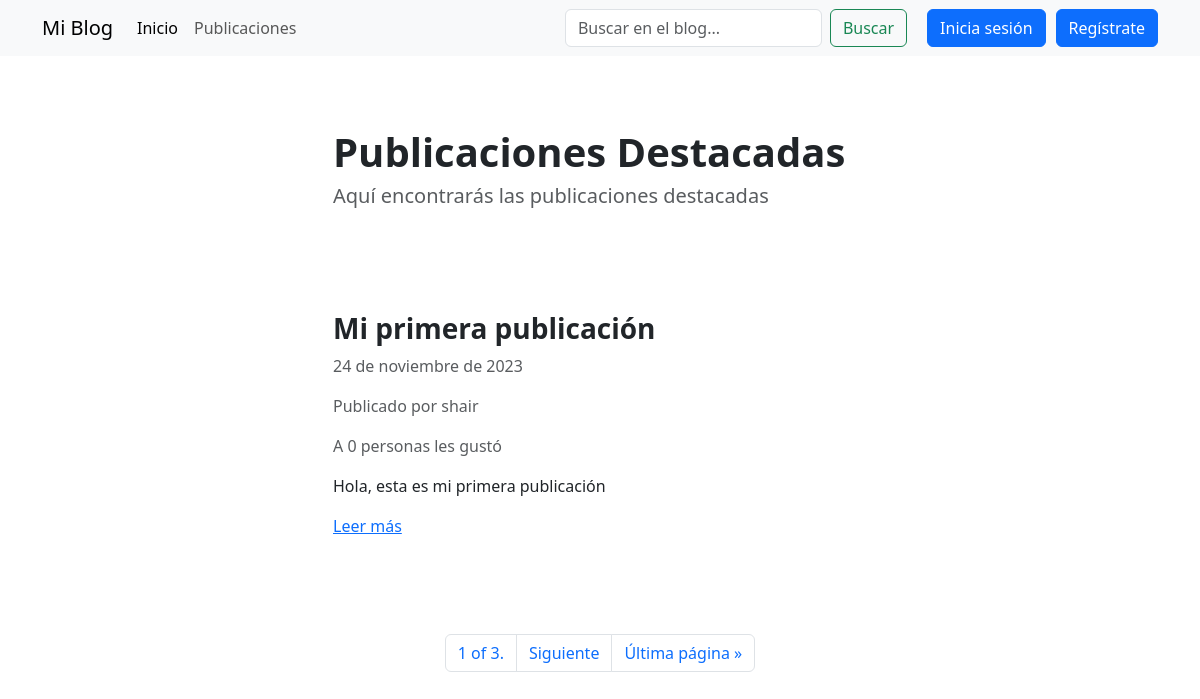
The page /featured/ on the database as committed earlier.
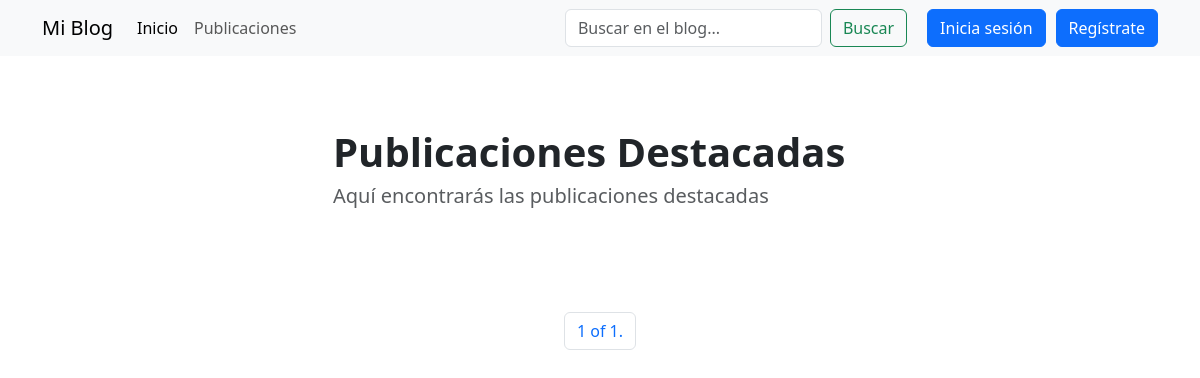
The same page on the database as committed later.
### blog/models.py (models this page shows)
class Post(models.Model):
    title = models.CharField(max_length=255)
    content = HTMLField()
    date = models.DateField(auto_now_add=True)
    author = models.ForeignKey(User, on_delete=models.CASCADE)
    featured = models.BooleanField(default=False)
    likes = models.ManyToManyField(User, related_name='likes', blank=True)

### blog/views.py (the view)
# urls.py: path('featured/', Featured.as_view(), name='featured'),
class Featured(ListView):
    model = Post
    queryset = Post.objects.filter(featured=True).order_by('-date')
    template_name = 'blog/featured.html'
    paginate_by = 1

### blog/templates/blog/featured.html (shortened to what this page needs)
{% extends 'blog/base.html' %} {% block content %}
<div class="row">
  <div class="col-md-6 col-12 mx-md-auto mx-3 mt-5 mb-5">
    <h1 class="fw-bolder">Publicaciones Destacadas</h1>
    <h5 class="text-muted">Aquí encontrarás las publicaciones destacadas</h5>
  </div>
</div>
{% for object in object_list %}
<div class="row">
  <div class="col-md-6 col-11 mx-md-auto mx-3 my-5">
    <h3 class="fw-bold">{{ object.title }}</h3>
    <p class="text-muted">{{ object.date }}</p>
    <p class="text-muted">Publicado por {{ object.author.username }}</p>
    {% if object.likes.count == 1 %}
    <p class="text-muted">A {{ object.likes.count }} persona le gustó</p>
    {% else %}
    <p class="text-muted">A {{ object.likes.count }} personas les gustó</p>
    {% endif %}
    <div class="my-3">{{ object.content|truncatewords_html:50|safe }}</div>
    <a href="{% url 'detail_post' object.id %}">Leer más</a>
  </div>
</div>
{% endfor %}
<nav>
  <ul class="pagination">
    <div class="mx-auto d-flex flex-row mt-5">
      <li class="page-item">
        <a class="page-link" href="#"
          >{{ page_obj.number }} of {{ page_obj.paginator.num_pages }}.</a
        >
      </li>
      {% if page_obj.has_next %}
      <li class="page-item">
        <a class="page-link" href="?page={{ page_obj.next_page_number }}"
          >Siguiente</a
        >
      </li>
      <li class="page-item">
        <a class="page-link" href="?page={{ page_obj.paginator.num_pages }}"
          >Última página &raquo;</a
        >
      </li>
      {% endif %}
    </div>
  </ul>
</nav>
{% endblock content %}

### blog/templates/blog/base.html (shortened to what this page needs)
<!DOCTYPE html>
<html lang="en">
  <head>
    <link
      href="https://cdn.jsdelivr.net/npm/bootstrap@5.3.2/dist/css/bootstrap.min.css"
      rel="stylesheet"
    />
  </head>
  <body>
    {% include 'blog/nav.html' %}
    <div class="container px-4 mt-4">
      {% block content %} {% endblock content %}
    </div>
  </body>
</html>

### blog/templates/blog/nav.html (shortened to what this page needs)
<nav class="navbar navbar-expand-lg bg-body-tertiary">
  <div class="container">
    <a class="navbar-brand" href="/">Mi Blog</a>
    <div class="collapse navbar-collapse" id="navbarSupportedContent">
      <ul class="navbar-nav me-auto mb-2 mb-lg-0">
        <li class="nav-item">
          <a class="nav-link active" aria-current="page" href="/">Inicio</a>
        </li>
        <li class="nav-item">
          <a class="nav-link" href="/featured">Publicaciones</a>
        </li>
      </ul>
      <form class="d-flex" role="search">
        <input
          class="form-control me-2"
          type="search"
          placeholder="Buscar en el blog..."
          aria-label="Buscar"
        />
        <button class="btn btn-outline-success" type="submit">Buscar</button>
      </form>
      <div
        role="group"
        style="margin-left: 20px; display: flex; flex-direction: row; gap: 10px"
      >
        {% if request.user.is_authenticated %}
        <li class="nav-link">
          <a href="{% url 'logout'%}" class="btn btn-danger">Cerrar sesión</a>
        </li>
        {% else %}
        <li class="nav-link">
          <a href="{% url 'login' %}" class="btn btn-primary">Inicia sesión</a>
        </li>
        <li class="nav-link">
          <a href="{% url 'register' %}" class="btn btn-primary">Regístrate</a>
        </li>
        {% endif %}
      </div>
    </div>
  </div>
</nav>

Rows that differ between the two databases and show on the page:
removed Post: title "Mi primera publicación", date "24 de noviembre de 2023", author.username "shair", likes.count "0", content "Hola, esta es mi primera publicación"
Other text that changed with them:
{{ page_obj.paginator.num_pages }}: "3" → "1"
text no longer shown: "Siguiente Última página »"
